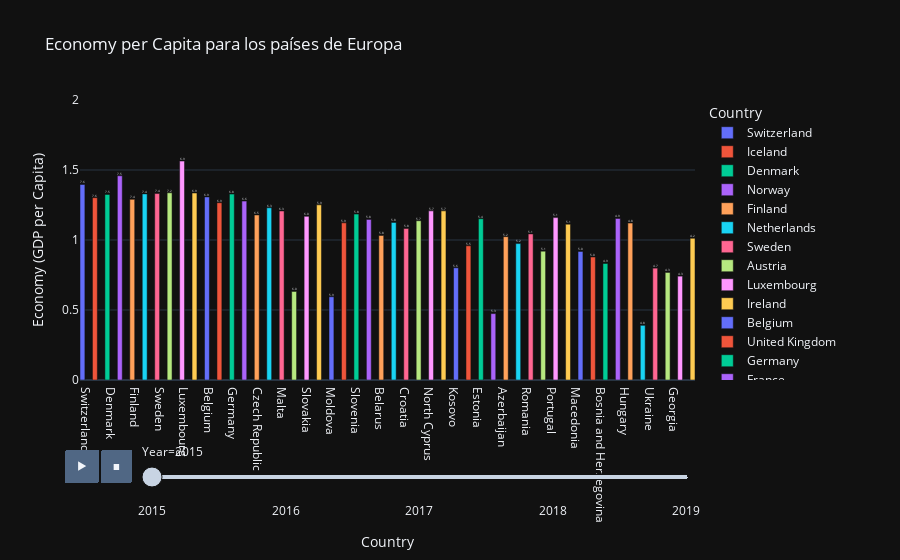

The code cell stored with this chart in its notebook:
### Markdown cell above
_**Europa**_

### Code cell
# combinamos todas las regiones de Europa
df_region_europe = df_final[df_final['Region'].isin(['Western Europe', 'Central and Eastern Europe'])]
# graficamos el GDP de cada pais por año
fig = px.bar(data_frame=df_region_europe,
            x = 'Country',
            y = 'Economy (GDP per Capita)',
            color = 'Country',
            barmode='group',
            orientation= 'v',
            
            title='Economy per Capita para los países de Europa',
             
            animation_frame='Year', 
            range_y=[0,2],
             
            template='plotly_dark',
            text='Happiness Score'
            )
fig.update_traces(texttemplate='%{text:.2s}', textposition='outside',
                 width = [0.4,0.4,0.4,0.4,0.4,0.4,0.4,0.4,0.4,0.4,0.4,0.4,0.4,0.4,0.4]) # ancho de cada barra
fig.show()

### Figure 1 — Plotly figure (JSON) as saved in the notebook; plotly's stock layout.template omitted (floating-point values rounded to 4 significant figures)
{"data": [{"alignmentgroup": "True", "hovertemplate": "Country=%{x}<br>Year=2015<br>Economy (GDP per Capita)=%{y}<br>Happiness Score=%{text}<extra></extra>", "legendgroup": "Switzerland", "marker": {"color": "#636efa"}, "name": "Switzerland", "offsetgroup": "Switzerland", "orientation": "v", "showlegend": true, "text": [7.587], "textposition": "outside", "texttemplate": "%{text:.2s}", "type": "bar", "width": [0.4, 0.4, 0.4, 0.4, 0.4, 0.4, 0.4, 0.4, 0.4, 0.4, 0.4, 0.4, 0.4, 0.4, 0.4], "x": ["Switzerland"], "xaxis": "x", "y": [1.397], "yaxis": "y"}, {"alignmentgroup": "True", "hovertemplate": "Country=%{x}<br>Year=2015<br>Economy (GDP per Capita)=%{y}<br>Happiness Score=%{text}<extra></extra>", "legendgroup": "Iceland", "marker": {"color": "#EF553B"}, "name": "Iceland", "offsetgroup": "Iceland", "orientation": "v", "showlegend": true, "text": [7.561], "textposition": "outside", "texttemplate": "%{text:.2s}", "type": "bar", "width": [0.4, 0.4, 0.4, 0.4, 0.4, 0.4, 0.4, 0.4, 0.4, 0.4, 0.4, 0.4, 0.4, 0.4, 0.4], "x": ["Iceland"], "xaxis": "x", "y": [1.302], "yaxis": "y"}, {"alignmentgroup": "True", "hovertemplate": "Country=%{x}<br>Year=2015<br>Economy (GDP per Capita)=%{y}<br>Happiness Score=%{text}<extra></extra>", "legendgroup": "Denmark", "marker": {"color": "#00cc96"}, "name": "Denmark", "offsetgroup": "Denmark", "orientation": "v", "showlegend": true, "text": [7.527], "textposition": "outside", "texttemplate": "%{text:.2s}", "type": "bar", "width": [0.4, 0.4, 0.4, 0.4, 0.4, 0.4, 0.4, 0.4, 0.4, 0.4, 0.4, 0.4, 0.4, 0.4, 0.4], "x": ["Denmark"], "xaxis": "x", "y": [1.325], "yaxis": "y"}, {"alignmentgroup": "True", "hovertemplate": "Country=%{x}<br>Year=2015<br>Economy (GDP per Capita)=%{y}<br>Happiness Score=%{text}<extra></extra>", "legendgroup": "Norway", "marker": {"color": "#ab63fa"}, "name": "Norway", "offsetgroup": "Norway", "orientation": "v", "showlegend": true, "text": [7.522], "textposition": "outside", "texttemplate": "%{text:.2s}", "type": "bar", "width": [0.4, 0.4, 0.4, 0.4, 0.4, 0.4, 0.4, 0.4, 0.4, 0.4, 0.4, 0.4, 0.4, 0.4, 0.4], "x": ["Norway"], "xaxis": "x", "y": [1.459], "yaxis": "y"}, {"alignmentgroup": "True", "hovertemplate": "Country=%{x}<br>Year=2015<br>Economy (GDP per Capita)=%{y}<br>Happiness Score=%{text}<extra></extra>", "legendgroup": "Finland", "marker": {"color": "#FFA15A"}, "name": "Finland", "offsetgroup": "Finland", "orientation": "v", "showlegend": true, "text": [7.406], "textposition": "outside", "texttemplate": "%{text:.2s}", "type": "bar", "width": [0.4, 0.4, 0.4, 0.4, 0.4, 0.4, 0.4, 0.4, 0.4, 0.4, 0.4, 0.4, 0.4, 0.4, 0.4], "x": ["Finland"], "xaxis": "x", "y": [1.29], "yaxis": "y"}, {"alignmentgroup": "True", "hovertemplate": "Country=%{x}<br>Year=2015<br>Economy (GDP per Capita)=%{y}<br>Happiness Score=%{text}<extra></extra>", "legendgroup": "Netherlands", "marker": {"color": "#19d3f3"}, "name": "Netherlands", "offsetgroup": "Netherlands", "orientation": "v", "showlegend": true, "text": [7.378], "textposition": "outside", "texttemplate": "%{text:.2s}", "type": "bar", "width": [0.4, 0.4, 0.4, 0.4, 0.4, 0.4, 0.4, 0.4, 0.4, 0.4, 0.4, 0.4, 0.4, 0.4, 0.4], "x": ["Netherlands"], "xaxis": "x", "y": [1.329], "yaxis": "y"}, {"alignmentgroup": "True", "hovertemplate": "Country=%{x}<br>Year=2015<br>Economy (GDP per Capita)=%{y}<br>Happiness Score=%{text}<extra></extra>", "legendgroup": "Sweden", "marker": {"color": "#FF6692"}, "name": "Sweden", "offsetgroup": "Sweden", "orientation": "v", "showlegend": true, "text": [7.364], "textposition": "outside", "texttemplate": "%{text:.2s}", "type": "bar", "width": [0.4, 0.4, 0.4, 0.4, 0.4, 0.4, 0.4, 0.4, 0.4, 0.4, 0.4, 0.4, 0.4, 0.4, 0.4], "x": ["Sweden"], "xaxis": "x", "y": [1.332], "yaxis": "y"}, {"alignmentgroup": "True", "hovertemplate": "Country=%{x}<br>Year=2015<br>Economy (GDP per Capita)=%{y}<br>Happiness Score=%{text}<extra></extra>", "legendgroup": "Austria", "marker": {"color": "#B6E880"}, "name": "Austria", "offsetgroup": "Austria", "orientation": "v", "showlegend": true, "text": [7.2], "textposition": "outside", "texttemplate": "%{text:.2s}", "type": "bar", "width": [0.4, 0.4, 0.4, 0.4, 0.4, 0.4, 0.4, 0.4, 0.4, 0.4, 0.4, 0.4, 0.4, 0.4, 0.4], "x": ["Austria"], "xaxis": "x", "y": [1.337], "yaxis": "y"}, {"alignmentgroup": "True", "hovertemplate": "Country=%{x}<br>Year=2015<br>Economy (GDP per Capita)=%{y}<br>Happiness Score=%{text}<extra></extra>", "legendgroup": "Luxembourg", "marker": {"color": "#FF97FF"}, "name": "Luxembourg", "offsetgroup": "Luxembourg", "orientation": "v", "showlegend": true, "text": [6.946], "textposition": "outside", "texttemplate": "%{text:.2s}", "type": "bar", "width": [0.4, 0.4, 0.4, 0.4, 0.4, 0.4, 0.4, 0.4, 0.4, 0.4, 0.4, 0.4, 0.4, 0.4, 0.4], "x": ["Luxembourg"], "xaxis": "x", "y": [1.564], "yaxis": "y"}, {"alignmentgroup": "True", "hovertemplate": "Country=%{x}<br>Year=2015<br>Economy (GDP per Capita)=%{y}<br>Happiness Score=%{text}<extra></extra>", "legendgroup": "Ireland", "marker": {"color": "#FECB52"}, "name": "Ireland", "offsetgroup": "Ireland", "orientation": "v", "showlegend": true, "text": [6.94], "textposition": "outside", "texttemplate": "%{text:.2s}", "type": "bar", "width": [0.4, 0.4, 0.4, 0.4, 0.4, 0.4, 0.4, 0.4, 0.4, 0.4, 0.4, 0.4, 0.4, 0.4, 0.4], "x": ["Ireland"], "xaxis": "x", "y": [1.336], "yaxis": "y"}, {"alignmentgroup": "True", "hovertemplate": "Country=%{x}<br>Year=2015<br>Economy (GDP per Capita)=%{y}<br>Happiness Score=%{text}<extra></extra>", "legendgroup": "Belgium", "marker": {"color": "#636efa"}, "name": "Belgium", "offsetgroup": "Belgium", "orientation": "v", "showlegend": true, "text": [6.937], "textposition": "outside", "texttemplate": "%{text:.2s}", "type": "bar", "width": [0.4, 0.4, 0.4, 0.4, 0.4, 0.4, 0.4, 0.4, 0.4, 0.4, 0.4, 0.4, 0.4, 0.4, 0.4], "x": ["Belgium"], "xaxis": "x", "y": [1.308], "yaxis": "y"}, {"alignmentgroup": "True", "hovertemplate": "Country=%{x}<br>Year=2015<br>Economy (GDP per Capita)=%{y}<br>Happiness Score=%{text}<extra></extra>", "legendgroup": "United Kingdom", "marker": {"color": "#EF553B"}, "name": "United Kingdom", "offsetgroup": "United Kingdom", "orientation": "v", "showlegend": true, "text": [6.867], "textposition": "outside", "texttemplate": "%{text:.2s}", "type": "bar", "width": [0.4, 0.4, 0.4, 0.4, 0.4, 0.4, 0.4, 0.4, 0.4, 0.4, 0.4, 0.4, 0.4, 0.4, 0.4], "x": ["United Kingdom"], "xaxis": "x", "y": [1.266], "yaxis": "y"}, {"alignmentgroup": "True", "hovertemplate": "Country=%{x}<br>Year=2015<br>Economy (GDP per Capita)=%{y}<br>Happiness Score=%{text}<extra></extra>", "legendgroup": "Germany", "marker": {"color": "#00cc96"}, "name": "Germany", "offsetgroup": "Germany", "orientation": "v", "showlegend": true, "text": [6.75], "textposition": "outside", "texttemplate": "%{text:.2s}", "type": "bar", "width": [0.4, 0.4, 0.4, 0.4, 0.4, 0.4, 0.4, 0.4, 0.4, 0.4, 0.4, 0.4, 0.4, 0.4, 0.4], "x": ["Germany"], "xaxis": "x", "y": [1.328], "yaxis": "y"}, {"alignmentgroup": "True", "hovertemplate": "Country=%{x}<br>Year=2015<br>Economy (GDP per Capita)=%{y}<br>Happiness Score=%{text}<extra></extra>", "legendgroup": "France", "marker": {"color": "#ab63fa"}, "name": "France", "offsetgroup": "France", "orientation": "v", "showlegend": true, "text": [6.575], "textposition": "outside", "texttemplate": "%{text:.2s}", "type": "bar", "width": [0.4, 0.4, 0.4, 0.4, 0.4, 0.4, 0.4, 0.4, 0.4, 0.4, 0.4, 0.4, 0.4, 0.4, 0.4], "x": ["France"], "xaxis": "x", "y": [1.278], "yaxis": "y"}, {"alignmentgroup": "True", "hovertemplate": "Country=%{x}<br>Year=2015<br>Economy (GDP per Capita)=%{y}<br>Happiness Score=%{text}<extra></extra>", "legendgroup": "Czech Republic", "marker": {"color": "#FFA15A"}, "name": "Czech Republic", "offsetgroup": "Czech Republic", "orientation": "v", "showlegend": true, "text": [6.505], "textposition": "outside", "texttemplate": "%{text:.2s}", "type": "bar", "width": [0.4, 0.4, 0.4, 0.4, 0.4, 0.4, 0.4, 0.4, 0.4, 0.4, 0.4, 0.4, 0.4, 0.4, 0.4], "x": ["Czech Republic"], "xaxis": "x", "y": [1.179], "yaxis": "y"}, {"alignmentgroup": "True", "hovertemplate": "Country=%{x}<br>Year=2015<br>Economy (GDP per Capita)=%{y}<br>Happiness Score=%{text}<extra></extra>", "legendgroup": "Spain", "marker": {"color": "#19d3f3"}, "name": "Spain", "offsetgroup": "Spain", "orientation": "v", "showlegend": true, "text": [6.329], "textposition": "outside", "texttemplate": "%{text:.2s}", "type": "bar", "width": [0.4, 0.4, 0.4, 0.4, 0.4, 0.4, 0.4, 0.4, 0.4, 0.4, 0.4, 0.4, 0.4, 0.4, 0.4], "x": ["Spain"], "xaxis": "x", "y": [1.23], "yaxis": "y"}, {"alignmentgroup": "True", "hovertemplate": "Country=%{x}<br>Year=2015<br>Economy (GDP per Capita)=%{y}<br>Happiness Score=%{text}<extra></extra>", "legendgroup": "Malta", "marker": {"color": "#FF6692"}, "name": "Malta", "offsetgroup": "Malta", "orientation": "v", "showlegend": true, "text": [6.302], "textposition": "outside", "texttemplate": "%{text:.2s}", "type": "bar", "width": [0.4, 0.4, 0.4, 0.4, 0.4, 0.4, 0.4, 0.4, 0.4, 0.4, 0.4, 0.4, 0.4, 0.4, 0.4], "x": ["Malta"], "xaxis": "x", "y": [1.207], "yaxis": "y"}, {"alignmentgroup": "True", "hovertemplate": "Country=%{x}<br>Year=2015<br>Economy (GDP per Capita)=%{y}<br>Happiness Score=%{text}<extra></extra>", "legendgroup": "Uzbekistan", "marker": {"color": "#B6E880"}, "name": "Uzbekistan", "offsetgroup": "Uzbekistan", "orientation": "v", "showlegend": true, "text": [6.003], "textposition": "outside", "texttemplate": "%{text:.2s}", "type": "bar", "width": [0.4, 0.4, 0.4, 0.4, 0.4, 0.4, 0.4, 0.4, 0.4, 0.4, 0.4, 0.4, 0.4, 0.4, 0.4], "x": ["Uzbekistan"], "xaxis": "x", "y": [0.6324], "yaxis": "y"}, {"alignmentgroup": "True", "hovertemplate": "Country=%{x}<br>Year=2015<br>Economy (GDP per Capita)=%{y}<br>Happiness Score=%{text}<extra></extra>", "legendgroup": "Slovakia", "marker": {"color": "#FF97FF"}, "name": "Slovakia", "offsetgroup": "Slovakia", "orientation": "v", "showlegend": true, "text": [5.995], "textposition": "outside", "texttemplate": "%{text:.2s}", "type": "bar", "width": [0.4, 0.4, 0.4, 0.4, 0.4, 0.4, 0.4, 0.4, 0.4, 0.4, 0.4, 0.4, 0.4, 0.4, 0.4], "x": ["Slovakia"], "xaxis": "x", "y": [1.169], "yaxis": "y"}, {"alignmentgroup": "True", "hovertemplate": "Country=%{x}<br>Year=2015<br>Economy (GDP per Capita)=%{y}<br>Happiness Score=%{text}<extra></extra>", "legendgroup": "Italy", "marker": {"color": "#FECB52"}, "name": "Italy", "offsetgroup": "Italy", "orientation": "v", "showlegend": true, "text": [5.948], "textposition": "outside", "texttemplate": "%{text:.2s}", "type": "bar", "width": [0.4, 0.4, 0.4, 0.4, 0.4, 0.4, 0.4, 0.4, 0.4, 0.4, 0.4, 0.4, 0.4, 0.4, 0.4], "x": ["Italy"], "xaxis": "x", "y": [1.251], "yaxis": "y"}, {"alignmentgroup": "True", "hovertemplate": "Country=%{x}<br>Year=2015<br>Economy (GDP per Capita)=%{y}<br>Happiness Score=%{text}<extra></extra>", "legendgroup": "Moldova", "marker": {"color": "#636efa"}, "name": "Moldova", "offsetgroup": "Moldova", "orientation": "v", "showlegend": true, "text": [5.889], "textposition": "outside", "texttemplate": "%{text:.2s}", "type": "bar", "width": [0.4, 0.4, 0.4, 0.4, 0.4, 0.4, 0.4, 0.4, 0.4, 0.4, 0.4, 0.4, 0.4, 0.4, 0.4], "x": ["Moldova"], "xaxis": "x", "y": [0.5945], "yaxis": "y"}, {"alignmentgroup": "True", "hovertemplate": "Country=%{x}<br>Year=2015<br>Economy (GDP per Capita)=%{y}<br>Happiness Score=%{text}<extra></extra>", "legendgroup": "Kazakhstan", "marker": {"color": "#EF553B"}, "name": "Kazakhstan", "offsetgroup": "Kazakhstan", "orientation": "v", "showlegend": true, "text": [5.855], "textposition": "outside", "texttemplate": "%{text:.2s}", "type": "bar", "width": [0.4, 0.4, 0.4, 0.4, 0.4, 0.4, 0.4, 0.4, 0.4, 0.4, 0.4, 0.4, 0.4, 0.4, 0.4], "x": ["Kazakhstan"], "xaxis": "x", "y": [1.123], "yaxis": "y"}, {"alignmentgroup": "True", "hovertemplate": "Country=%{x}<br>Year=2015<br>Economy (GDP per Capita)=%{y}<br>Happiness Score=%{text}<extra></extra>", "legendgroup": "Slovenia", "marker": {"color": "#00cc96"}, "name": "Slovenia", "offsetgroup": "Slovenia", "orientation": "v", "showlegend": true, "text": [5.848], "textposition": "outside", "texttemplate": "%{text:.2s}", "type": "bar", "width": [0.4, 0.4, 0.4, 0.4, 0.4, 0.4, 0.4, 0.4, 0.4, 0.4, 0.4, 0.4, 0.4, 0.4, 0.4], "x": ["Slovenia"], "xaxis": "x", "y": [1.185], "yaxis": "y"}, {"alignmentgroup": "True", "hovertemplate": "Country=%{x}<br>Year=2015<br>Economy (GDP per Capita)=%{y}<br>Happiness Score=%{text}<extra></extra>", "legendgroup": "Lithuania", "marker": {"color": "#ab63fa"}, "name": "Lithuania", "offsetgroup": "Lithuania", "orientation": "v", "showlegend": true, "text": [5.833], "textposition": "outside", "texttemplate": "%{text:.2s}", "type": "bar", "width": [0.4, 0.4, 0.4, 0.4, 0.4, 0.4, 0.4, 0.4, 0.4, 0.4, 0.4, 0.4, 0.4, 0.4, 0.4], "x": ["Lithuania"], "xaxis": "x", "y": [1.147], "yaxis": "y"}, {"alignmentgroup": "True", "hovertemplate": "Country=%{x}<br>Year=2015<br>Economy (GDP per Capita)=%{y}<br>Happiness Score=%{text}<extra></extra>", "legendgroup": "Belarus", "marker": {"color": "#FFA15A"}, "name": "Belarus", "offsetgroup": "Belarus", "orientation": "v", "showlegend": true, "text": [5.813], "textposition": "outside", "texttemplate": "%{text:.2s}", "type": "bar", "width": [0.4, 0.4, 0.4, 0.4, 0.4, 0.4, 0.4, 0.4, 0.4, 0.4, 0.4, 0.4, 0.4, 0.4, 0.4], "x": ["Belarus"], "xaxis": "x", "y": [1.032], "yaxis": "y"}, {"alignmentgroup": "True", "hovertemplate": "Country=%{x}<br>Year=2015<br>Economy (GDP per Capita)=%{y}<br>Happiness Score=%{text}<extra></extra>", "legendgroup": "Poland", "marker": {"color": "#19d3f3"}, "name": "Poland", "offsetgroup": "Poland", "orientation": "v", "showlegend": true, "text": [5.791], "textposition": "outside", "texttemplate": "%{text:.2s}", "type": "bar", "width": [0.4, 0.4, 0.4, 0.4, 0.4, 0.4, 0.4, 0.4, 0.4, 0.4, 0.4, 0.4, 0.4, 0.4, 0.4], "x": ["Poland"], "xaxis": "x", "y": [1.126], "yaxis": "y"}, {"alignmentgroup": "True", "hovertemplate": "Country=%{x}<br>Year=2015<br>Economy (GDP per Capita)=%{y}<br>Happiness Score=%{text}<extra></extra>", "legendgroup": "Croatia", "marker": {"color": "#FF6692"}, "name": "Croatia", "offsetgroup": "Croatia", "orientation": "v", "showlegend": true, "text": [5.759], "textposition": "outside", "texttemplate": "%{text:.2s}", "type": "bar", "width": [0.4, 0.4, 0.4, 0.4, 0.4, 0.4, 0.4, 0.4, 0.4, 0.4, 0.4, 0.4, 0.4, 0.4, 0.4], "x": ["Croatia"], "xaxis": "x", "y": [1.083], "yaxis": "y"}, {"alignmentgroup": "True", "hovertemplate": "Country=%{x}<br>Year=2015<br>Economy (GDP per Capita)=%{y}<br>Happiness Score=%{text}<extra></extra>", "legendgroup": "Russia", "marker": {"color": "#B6E880"}, "name": "Russia", "offsetgroup": "Russia", "orientation": "v", "showlegend": true, "text": [5.716], "textposition": "outside", "texttemplate": "%{text:.2s}", "type": "bar", "width": [0.4, 0.4, 0.4, 0.4, 0.4, 0.4, 0.4, 0.4, 0.4, 0.4, 0.4, 0.4, 0.4, 0.4, 0.4], "x": ["Russia"], "xaxis": "x", "y": [1.138], "yaxis": "y"}, {"alignmentgroup": "True", "hovertemplate": "Country=%{x}<br>Year=2015<br>Economy (GDP per Capita)=%{y}<br>Happiness Score=%{text}<extra></extra>", "legendgroup": "North Cyprus", "marker": {"color": "#FF97FF"}, "name": "North Cyprus", "offsetgroup": "North Cyprus", "orientation": "v", "showlegend": true, "text": [5.695], "textposition": "outside", "texttemplate": "%{text:.2s}", "type": "bar", "width": [0.4, 0.4, 0.4, 0.4, 0.4, 0.4, 0.4, 0.4, 0.4, 0.4, 0.4, 0.4, 0.4, 0.4, 0.4], "x": ["North Cyprus"], "xaxis": "x", "y": [1.208], "yaxis": "y"}, {"alignmentgroup": "True", "hovertemplate": "Country=%{x}<br>Year=2015<br>Economy (GDP per Capita)=%{y}<br>Happiness Score=%{text}<extra></extra>", "legendgroup": "Cyprus", "marker": {"color": "#FECB52"}, "name": "Cyprus", "offsetgroup": "Cyprus", "orientation": "v", "showlegend": true, "text": [5.689], "textposition": "outside", "texttemplate": "%{text:.2s}", "type": "bar", "width": [0.4, 0.4, 0.4, 0.4, 0.4, 0.4, 0.4, 0.4, 0.4, 0.4, 0.4, 0.4, 0.4, 0.4, 0.4], "x": ["Cyprus"], "xaxis": "x", "y": [1.208], "yaxis": "y"}, {"alignmentgroup": "True", "hovertemplate": "Country=%{x}<br>Year=2015<br>Economy (GDP per Capita)=%{y}<br>Happiness Score=%{text}<extra></extra>", "legendgroup": "Kosovo", "marker": {"color": "#636efa"}, "name": "Kosovo", "offsetgroup": "Kosovo", "orientation": "v", "showlegend": true, "text": [5.589], "textposition": "outside", "texttemplate": "%{text:.2s}", "type": "bar", "width": [0.4, 0.4, 0.4, 0.4, 0.4, 0.4, 0.4, 0.4, 0.4, 0.4, 0.4, 0.4, 0.4, 0.4, 0.4], "x": ["Kosovo"], "xaxis": "x", "y": [0.8015], "yaxis": "y"}, {"alignmentgroup": "True", "hovertemplate": "Country=%{x}<br>Year=2015<br>Economy (GDP per Capita)=%{y}<br>Happiness Score=%{text}<extra></extra>", "legendgroup": "Turkmenistan", "marker": {"color": "#EF553B"}, "name": "Turkmenistan", "offsetgroup": "Turkmenistan", "orientation": "v", "showlegend": true, "text": [5.548], "textposition": "outside", "texttemplate": "%{text:.2s}", "type": "bar", "width": [0.4, 0.4, 0.4, 0.4, 0.4, 0.4, 0.4, 0.4, 0.4, 0.4, 0.4, 0.4, 0.4, 0.4, 0.4], "x": ["Turkmenistan"], "xaxis": "x", "y": [0.9585], "yaxis": "y"}, {"alignmentgroup": "True", "hovertemplate": "Country=%{x}<br>Year=2015<br>Economy (GDP per Capita)=%{y}<br>Happiness Score=%{text}<extra></extra>", "legendgroup": "Estonia", "marker": {"color": "#00cc96"}, "name": "Estonia", "offsetgroup": "Estonia", "orientation": "v", "showlegend": true, "text": [5.429], "textposition": "outside", "texttemplate": "%{text:.2s}", "type": "bar", "width": [0.4, 0.4, 0.4, 0.4, 0.4, 0.4, 0.4, 0.4, 0.4, 0.4, 0.4, 0.4, 0.4, 0.4, 0.4], "x": ["Estonia"], "xaxis": "x", "y": [1.152], "yaxis": "y"}, {"alignmentgroup": "True", "hovertemplate": "Country=%{x}<br>Year=2015<br>Economy (GDP per Capita)=%{y}<br>Happiness Score=%{text}<extra></extra>", "legendgroup": "Kyrgyzstan", "marker": {"color": "#ab63fa"}, "name": "Kyrgyzstan", "offsetgroup": "Kyrgyzstan", "orientation": "v", "showlegend": true, "text": [5.286], "textposition": "outside", "texttemplate": "%{text:.2s}", "type": "bar", "width": [0.4, 0.4, 0.4, 0.4, 0.4, 0.4, 0.4, 0.4, 0.4, 0.4, 0.4, 0.4, 0.4, 0.4, 0.4], "x": ["Kyrgyzstan"], "xaxis": "x", "y": [0.4743], "yaxis": "y"}, {"alignmentgroup": "True", "hovertemplate": "Country=%{x}<br>Year=2015<br>Economy (GDP per Capita)=%{y}<br>Happiness Score=%{text}<extra></extra>", "legendgroup": "Azerbaijan", "marker": {"color": "#FFA15A"}, "name": "Azerbaijan", "offsetgroup": "Azerbaijan", "orientation": "v", "showlegend": true, "text": [5.212], "textposition": "outside", "texttemplate": "%{text:.2s}", "type": "bar", "width": [0.4, 0.4, 0.4, 0.4, 0.4, 0.4, 0.4, 0.4, 0.4, 0.4, 0.4, 0.4, 0.4, 0.4, 0.4], "x": ["Azerbaijan"], "xaxis": "x", "y": [1.024], "yaxis": "y"}, {"alignmentgroup": "True", "hovertemplate": "Country=%{x}<br>Year=2015<br>Economy (GDP per Capita)=%{y}<br>Happiness Score=%{text}<extra></extra>", "legendgroup": "Montenegro", "marker": {"color": "#19d3f3"}, "name": "Montenegro", "offsetgroup": "Montenegro", "orientation": "v", "showlegend": true, "text": [5.192], "textposition": "outside", "texttemplate": "%{text:.2s}", "type": "bar", "width": [0.4, 0.4, 0.4, 0.4, 0.4, 0.4, 0.4, 0.4, 0.4, 0.4, 0.4, 0.4, 0.4, 0.4, 0.4], "x": ["Montenegro"], "xaxis": "x", "y": [0.9744], "yaxis": "y"}, {"alignmentgroup": "True", "hovertemplate": "Country=%{x}<br>Year=2015<br>Economy (GDP per Capita)=%{y}<br>Happiness Score=%{text}<extra></extra>", "legendgroup": "Romania", "marker": {"color": "#FF6692"}, "name": "Romania", "offsetgroup": "Romania", "orientation": "v", "showlegend": true, "text": [5.124], "textposition": "outside", "texttemplate": "%{text:.2s}", "type": "bar", "width": [0.4, 0.4, 0.4, 0.4, 0.4, 0.4, 0.4, 0.4, 0.4, 0.4, 0.4, 0.4, 0.4, 0.4, 0.4], "x": ["Romania"], "xaxis": "x", "y": [1.043], "yaxis": "y"}, {"alignmentgroup": "True", "hovertemplate": "Country=%{x}<br>Year=2015<br>Economy (GDP per Capita)=%{y}<br>Happiness Score=%{text}<extra></extra>", "legendgroup": "Serbia", "marker": {"color": "#B6E880"}, "name": "Serbia", "offsetgroup": "Serbia", "orientation": "v", "showlegend": true, "text": [5.123], "textposition": "outside", "texttemplate": "%{text:.2s}", "type": "bar", "width": [0.4, 0.4, 0.4, 0.4, 0.4, 0.4, 0.4, 0.4, 0.4, 0.4, 0.4, 0.4, 0.4, 0.4, 0.4], "x": ["Serbia"], "xaxis": "x", "y": [0.9205], "yaxis": "y"}, {"alignmentgroup": "True", "hovertemplate": "Country=%{x}<br>Year=2015<br>Economy (GDP per Capita)=%{y}<br>Happiness Score=%{text}<extra></extra>", "legendgroup": "Portugal", "marker": {"color": "#FF97FF"}, "name": "Portugal", "offsetgroup": "Portugal", "orientation": "v", "showlegend": true, "text": [5.102], "textposition": "outside", "texttemplate": "%{text:.2s}", "type": "bar", "width": [0.4, 0.4, 0.4, 0.4, 0.4, 0.4, 0.4, 0.4, 0.4, 0.4, 0.4, 0.4, 0.4, 0.4, 0.4], "x": ["Portugal"], "xaxis": "x", "y": [1.16], "yaxis": "y"}, {"alignmentgroup": "True", "hovertemplate": "Country=%{x}<br>Year=2015<br>Economy (GDP per Capita)=%{y}<br>Happiness Score=%{text}<extra></extra>", "legendgroup": "Latvia", "marker": {"color": "#FECB52"}, "name": "Latvia", "offsetgroup": "Latvia", "orientation": "v", "showlegend": true, "text": [5.098], "textposition": "outside", "texttemplate": "%{text:.2s}", "type": "bar", "width": [0.4, 0.4, 0.4, 0.4, 0.4, 0.4, 0.4, 0.4, 0.4, 0.4, 0.4, 0.4, 0.4, 0.4, 0.4], "x": ["Latvia"], "xaxis": "x", "y": [1.113], "yaxis": "y"}, {"alignmentgroup": "True", "hovertemplate": "Country=%{x}<br>Year=2015<br>Economy (GDP per Capita)=%{y}<br>Happiness Score=%{text}<extra></extra>", "legendgroup": "Macedonia", "marker": {"color": "#636efa"}, "name": "Macedonia", "offsetgroup": "Macedonia", "orientation": "v", "showlegend": true, "text": [5.007], "textposition": "outside", "texttemplate": "%{text:.2s}", "type": "bar", "width": [0.4, 0.4, 0.4, 0.4, 0.4, 0.4, 0.4, 0.4, 0.4, 0.4, 0.4, 0.4, 0.4, 0.4, 0.4], "x": ["Macedonia"], "xaxis": "x", "y": [0.9185], "yaxis": "y"}, {"alignmentgroup": "True", "hovertemplate": "Country=%{x}<br>Year=2015<br>Economy (GDP per Capita)=%{y}<br>Happiness Score=%{text}<extra></extra>", "legendgroup": "Albania", "marker": {"color": "#EF553B"}, "name": "Albania", "offsetgroup": "Albania", "orientation": "v", "showlegend": true, "text": [4.959], "textposition": "outside", "texttemplate": "%{text:.2s}", "type": "bar", "width": [0.4, 0.4, 0.4, 0.4, 0.4, 0.4, 0.4, 0.4, 0.4, 0.4, 0.4, 0.4, 0.4, 0.4, 0.4], "x": ["Albania"], "xaxis": "x", "y": [0.8787], "yaxis": "y"}, {"alignmentgroup": "True", "hovertemplate": "Country=%{x}<br>Year=2015<br>Economy (GDP per Capita)=%{y}<br>Happiness Score=%{text}<extra></extra>", "legendgroup": "Bosnia and Herzegovina", "marker": {"color": "#00cc96"}, "name": "Bosnia and Herzegovina", "offsetgroup": "Bosnia and Herzegovina", "orientation": "v", "showlegend": true, "text": [4.949], "textposition": "outside", "texttemplate": "%{text:.2s}", "type": "bar", "width": [0.4, 0.4, 0.4, 0.4, 0.4, 0.4, 0.4, 0.4, 0.4, 0.4, 0.4, 0.4, 0.4, 0.4, 0.4], "x": ["Bosnia and Herzegovina"], "xaxis": "x", "y": [0.8322], "yaxis": "y"}, {"alignmentgroup": "True", "hovertemplate": "Country=%{x}<br>Year=2015<br>Economy (GDP per Capita)=%{y}<br>Happiness Score=%{text}<extra></extra>", "legendgroup": "Greece", "marker": {"color": "#ab63fa"}, "name": "Greece", "offsetgroup": "Greece", "orientation": "v", "showlegend": true, "text": [4.857], "textposition": "outside", "texttemplate": "%{text:.2s}", "type": "bar", "width": [0.4, 0.4, 0.4, 0.4, 0.4, 0.4, 0.4, 0.4, 0.4, 0.4, 0.4, 0.4, 0.4, 0.4, 0.4], "x": ["Greece"], "xaxis": "x", "y": [1.154], "yaxis": "y"}, {"alignmentgroup": "True", "hovertemplate": "Country=%{x}<br>Year=2015<br>Economy (GDP per Capita)=%{y}<br>Happiness Score=%{text}<extra></extra>", "legendgroup": "Hungary", "marker": {"color": "#FFA15A"}, "name": "Hungary", "offsetgroup": "Hungary", "orientation": "v", "showlegend": true, "text": [4.8], "textposition": "outside", "texttemplate": "%{text:.2s}", "type": "bar", "width": [0.4, 0.4, 0.4, 0.4, 0.4, 0.4, 0.4, 0.4, 0.4, 0.4, 0.4, 0.4, 0.4, 0.4, 0.4], "x": ["Hungary"], "xaxis": "x", "y": [1.121], "yaxis": "y"}, {"alignmentgroup": "True", "hovertemplate": "Country=%{x}<br>Year=2015<br>Economy (GDP per Capita)=%{y}<br>Happiness Score=%{text}<extra></extra>", "legendgroup": "Tajikistan", "marker": {"color": "#19d3f3"}, "name": "Tajikistan", "offsetgroup": "Tajikistan", "orientation": "v", "showlegend": true, "text": [4.786], "textposition": "outside", "texttemplate": "%{text:.2s}", "type": "bar", "width": [0.4, 0.4, 0.4, 0.4, 0.4, 0.4, 0.4, 0.4, 0.4, 0.4, 0.4, 0.4, 0.4, 0.4, 0.4], "x": ["Tajikistan"], "xaxis": "x", "y": [0.3905], "yaxis": "y"}, {"alignmentgroup": "True", "hovertemplate": "Country=%{x}<br>Year=2015<br>Economy (GDP per Capita)=%{y}<br>Happiness Score=%{text}<extra></extra>", "legendgroup": "Ukraine", "marker": {"color": "#FF6692"}, "name": "Ukraine", "offsetgroup": "Ukraine", "orientation": "v", "showlegend": true, "text": [4.681], "textposition": "outside", "texttemplate": "%{text:.2s}", "type": "bar", "width": [0.4, 0.4, 0.4, 0.4, 0.4, 0.4, 0.4, 0.4, 0.4, 0.4, 0.4, 0.4, 0.4, 0.4, 0.4], "x": ["Ukraine"], "xaxis": "x", "y": [0.7991], "yaxis": "y"}, {"alignmentgroup": "True", "hovertemplate": "Country=%{x}<br>Year=2015<br>Economy (GDP per Capita)=%{y}<br>Happiness Score=%{text}<extra></extra>", "legendgroup": "Armenia", "marker": {"color": "#B6E880"}, "name": "Armenia", "offsetgroup": "Armenia", "orientation": "v", "showlegend": true, "text": [4.35], "textposition": "outside", "texttemplate": "%{text:.2s}", "type": "bar", "width": [0.4, 0.4, 0.4, 0.4, 0.4, 0.4, 0.4, 0.4, 0.4, 0.4, 0.4, 0.4, 0.4, 0.4, 0.4], "x": ["Armenia"], "xaxis": "x", "y": [0.7682], "yaxis": "y"}, {"alignmentgroup": "True", "hovertemplate": "Country=%{x}<br>Year=2015<br>Economy (GDP per Capita)=%{y}<br>Happiness Score=%{text}<extra></extra>", "legendgroup": "Georgia", "marker": {"color": "#FF97FF"}, "name": "Georgia", "offsetgroup": "Georgia", "orientation": "v", "showlegend": true, "text": [4.297], "textposition": "outside", "texttemplate": "%{text:.2s}", "type": "bar", "width": [0.4, 0.4, 0.4, 0.4, 0.4, 0.4, 0.4, 0.4, 0.4, 0.4, 0.4, 0.4, 0.4, 0.4, 0.4], "x": ["Georgia"], "xaxis": "x", "y": [0.7419], "yaxis": "y"}, {"alignmentgroup": "True", "hovertemplate": "Country=%{x}<br>Year=2015<br>Economy (GDP per Capita)=%{y}<br>Happiness Score=%{text}<extra></extra>", "legendgroup": "Bulgaria", "marker": {"color": "#FECB52"}, "name": "Bulgaria", "offsetgroup": "Bulgaria", "orientation": "v", "showlegend": true, "text": [4.218], "textposition": "outside", "texttemplate": "%{text:.2s}", "type": "bar", "width": [0.4, 0.4, 0.4, 0.4, 0.4, 0.4, 0.4, 0.4, 0.4, 0.4, 0.4, 0.4, 0.4, 0.4, 0.4], "x": ["Bulgaria"], "xaxis": "x", "y": [1.012], "yaxis": "y"}], "layout": {"barmode": "group", "legend": {"title": {"text": "Country"}, "tracegroupgap": 0}, "sliders": [{"active": 0, "currentvalue": {"prefix": "Year="}, "len": 0.9, "pad": {"b": 10, "t": 60}, "steps": [{"args": [["2015"], {"frame": {"duration": 0, "redraw": true}, "fromcurrent": true, "mode": "immediate", "transition": {"duration": 0, "easing": "linear"}}], "label": "2015", "method": "animate"}, {"args": [["2016"], {"frame": {"duration": 0, "redraw": true}, "fromcurrent": true, "mode": "immediate", "transition": {"duration": 0, "easing": "linear"}}], "label": "2016", "method": "animate"}, {"args": [["2017"], {"frame": {"duration": 0, "redraw": true}, "fromcurrent": true, "mode": "immediate", "transition": {"duration": 0, "easing": "linear"}}], "label": "2017", "method": "animate"}, {"args": [["2018"], {"frame": {"duration": 0, "redraw": true}, "fromcurrent": true, "mode": "immediate", "transition": {"duration": 0, "easing": "linear"}}], "label": "2018", "method": "animate"}, {"args": [["2019"], {"frame": {"duration": 0, "redraw": true}, "fromcurrent": true, "mode": "immediate", "transition": {"duration": 0, "easing": "linear"}}], "label": "2019", "method": "animate"}], "x": 0.1, "xanchor": "left", "y": 0, "yanchor": "top"}], "title": {"text": "Economy per Capita para los países de Europa"}, "updatemenus": [{"buttons": [{"args": [null, {"frame": {"duration": 500, "redraw": true}, "fromcurrent": true, "mode": "immediate", "transition": {"duration": 500, "easing": "linear"}}], "label": "&#9654;", "method": "animate"}, {"args": [[null], {"frame": {"duration": 0, "redraw": true}, "fromcurrent": true, "mode": "immediate", "transition": {"duration": 0, "easing": "linear"}}], "label": "&#9724;", "method": "animate"}], "direction": "left", "pad": {"r": 10, "t": 70}, "showactive": false, "type": "buttons", "x": 0.1, "xanchor": "right", "y": 0, "yanchor": "top"}], "xaxis": {"anchor": "y", "categoryarray": ["Switzerland", "Iceland", "Denmark", "Norway", "Finland", "Netherlands", "Sweden", "Austria", "Luxembourg", "Ireland", "Belgium", "United Kingdom", "Germany", "France", "Czech Republic", "Spain", "Malta", "Uzbekistan", "Slovakia", "Italy", "Moldova", "Kazakhstan", "Slovenia", "Lithuania", "Belarus", "Poland", "Croatia", "Russia", "North Cyprus", "Cyprus", "Kosovo", "Turkmenistan", "Estonia", "Kyrgyzstan", "Azerbaijan", "Montenegro", "Romania", "Serbia", "Portugal", "Latvia", "Macedonia", "Albania", "Bosnia and Herzegovina", "Greece", "Hungary", "Tajikistan", "Ukraine", "Armenia", "Georgia", "Bulgaria"], "categoryorder": "array", "domain": [0, 1], "title": {"text": "Country"}}, "yaxis": {"anchor": "x", "domain": [0, 1], "range": [0, 2], "title": {"text": "Economy (GDP per Capita)"}}}}
